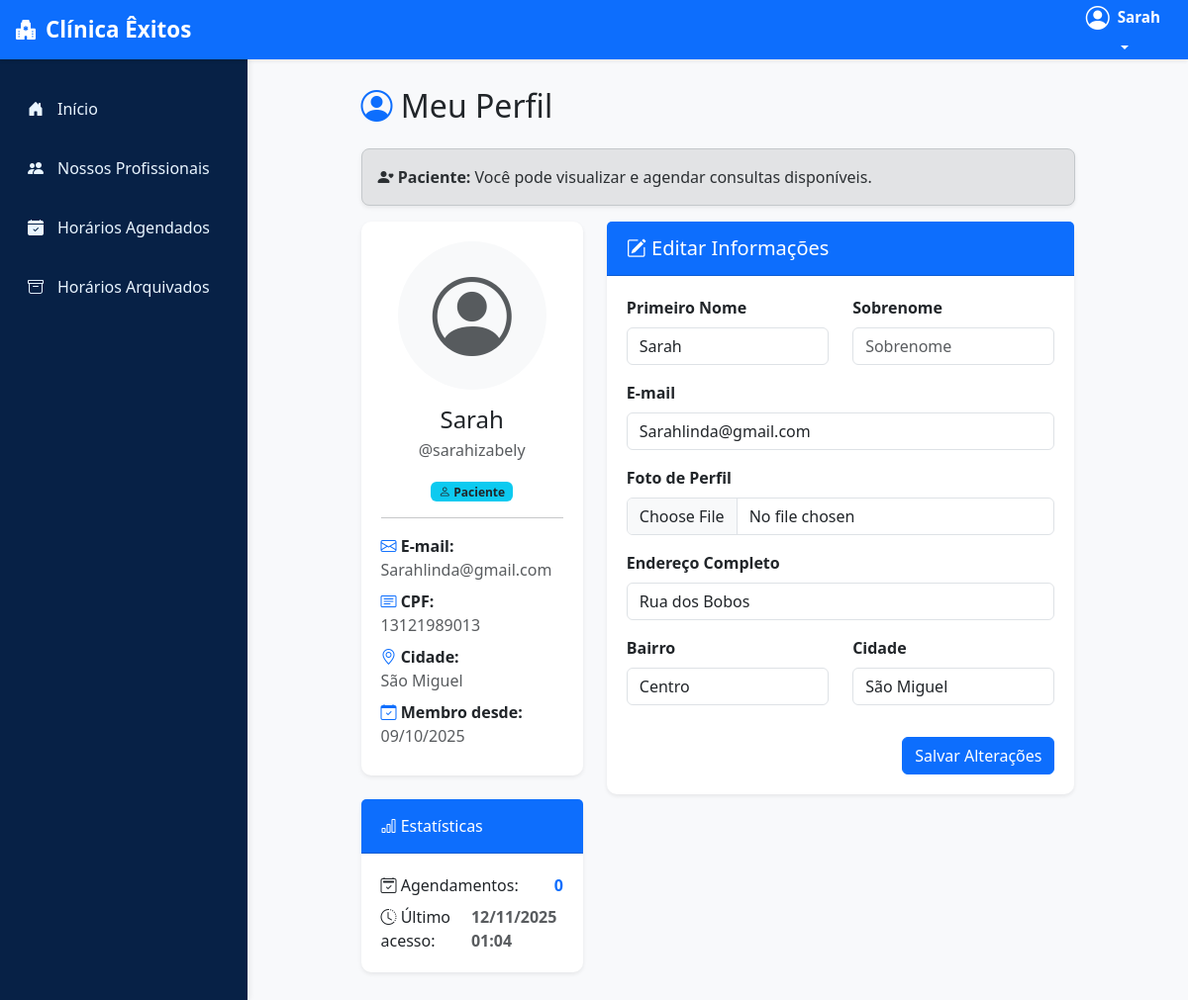
Page /usuarios/perfil/ (signed in) on the earlier database version.
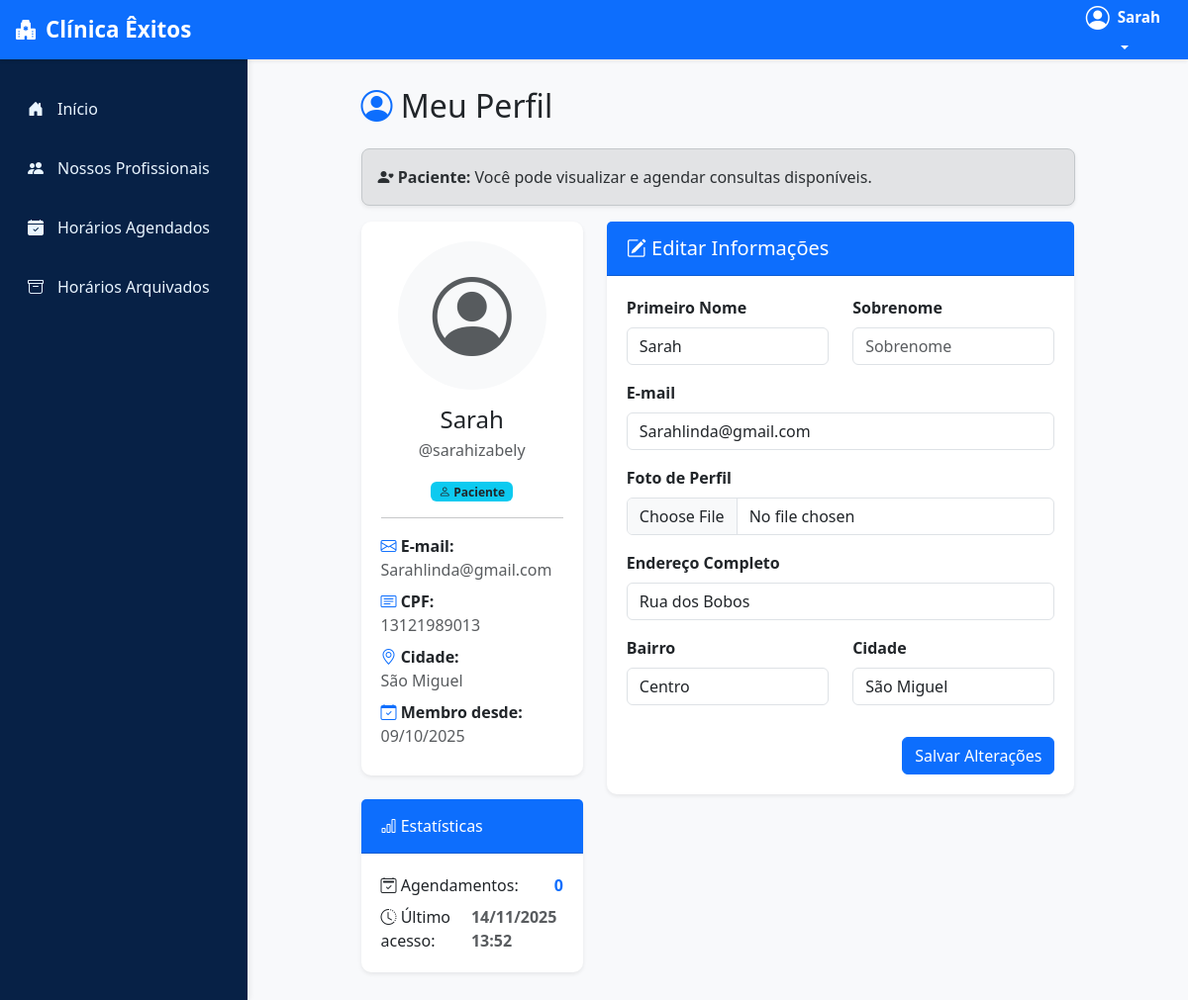
Same page on the later database version.
### usuarios/models.py (models this page shows, shortened)
class UsuarioAdaptado(AbstractUser):
    cpf = models.CharField(max_length=11, unique=True, verbose_name="CPF")
    nome_cidade = models.CharField(max_length=100, blank=True, null=True)
    endereco = models.CharField(max_length=255, blank=True, null=True)
    nome_bairro = models.CharField(max_length=100, blank=True, null=True)
    data_nascimento = models.DateField(blank=True, null=True)
    foto_perfil = models.ImageField(upload_to='perfil/', null=True, blank=True, verbose_name="Foto de Perfil")
    is_professional = models.BooleanField(default=False)
    especializacao = models.CharField(max_length=255, blank=True, null=True, verbose_name="Especialização")
    crm = models.CharField(max_length=50, blank=True, null=True, verbose_name="CRM")
    telefone_contato = models.CharField(max_length=20, blank=True, null=True, verbose_name="Telefone de Contato")
    email_profissional = models.EmailField(blank=True, null=True, verbose_name="E-mail Profissional")
    biografia = models.TextField(blank=True, null=True, verbose_name="Biografia")

### usuarios/views.py (the view)
# urls.py: path('perfil/', views.perfil_view, name='perfil'),
@login_required
def perfil_view(request):
    if request.method == 'POST':
        form = PerfilForm(request.POST, request.FILES, instance=request.user)
        if form.is_valid():
            form.save()
            messages.success(request, 'Perfil atualizado com sucesso!')
            return redirect('perfil')
    else:
        form = PerfilForm(instance=request.user)
    return render(request, 'usuarios/perfil.html', {'form': form})

### usuarios/templates/usuarios/perfil.html (shortened to what the changed rows need)
{% extends 'base.html' %}
{% block content %}
<div class="container-fluid">
    <div class="row justify-content-center">
        <div class="col-lg-10">
            <h2 class="mb-4">
                <i class="bi bi-person-circle text-primary"></i> Meu Perfil
            </h2>
            <div class="row g-4">
                <div class="col-lg-4">
                    <div class="card shadow-sm mb-4">
                        <div class="card-body text-center">
                            {% if user.foto_perfil %}
                                <img src="{{ user.foto_perfil.url }}" alt="Foto de perfil" class="rounded-circle img-thumbnail mb-3" style="width: 150px; height: 150px; object-fit: cover;">
                            {% else %}
                                <div class="rounded-circle bg-light d-inline-flex align-items-center justify-content-center mb-3" style="width: 150px; height: 150px;">
                                    <i class="bi bi-person-circle text-muted" style="font-size: 5rem;"></i>
                                </div>
                            {% endif %}
                            <h4 class="mb-1">{{ user.get_full_name|default:user.username }}</h4>
                            <p class="text-muted mb-3">@{{ user.username }}</p>
                            <div class="mb-3">
                                {% if user.is_superuser %}
                                    <span class="badge bg-warning text-dark">
                                        <i class="bi bi-star-fill"></i> Superusuário
                                    </span>
                                {% else %}
                                    {% if user.is_professional %}
                                        <span class="badge bg-primary">
                                            <i class="bi bi-hospital"></i> Profissional
                                        </span>
                                    {% else %}
                                        <span class="badge bg-info text-dark">
                                        </span>
                                    {% endif %}
                                {% endif %}
                            </div>
                            <hr>
                            <div class="text-start">
                                <p class="mb-2">
                                    <i class="bi bi-envelope text-primary"></i>
                                    <strong>E-mail:</strong><br>
                                    <span class="text-muted">{{ user.email|default:"Não informado" }}</span>
                                </p>
                                <p class="mb-2">
                                    <i class="bi bi-card-text text-primary"></i>
                                    <strong>CPF:</strong><br>
                                    <span class="text-muted">{{ user.cpf }}</span>
                                </p>
                                <p class="mb-2">
                                    <i class="bi bi-geo-alt text-primary"></i>
                                    <strong>Cidade:</strong><br>
                                    <span class="text-muted">{{ user.nome_cidade|default:"Não informado" }}</span>
                                </p>
                                <p class="mb-2">
                                    <i class="bi bi-calendar-check text-primary"></i>
                                    <strong>Membro desde:</strong><br>
                                    <span class="text-muted">{{ user.date_joined|date:"d/m/Y" }}</span>
                                </p>
                            </div>
                        </div>
                    </div>
                    <div class="card shadow-sm">
                        <div class="card-body">
                            <div class="d-flex justify-content-between">
                                <span><i class="bi bi-clock-history"></i> Último acesso:</span>
                                <strong class="text-muted">{{ user.last_login|date:"d/m/Y H:i"|default:"Nunca" }}</strong>
                            </div>
                        </div>
                    </div>
                </div>
                <div class="col-lg-8">
                    <div class="card shadow-sm mb-4">
                        <div class="card-body">
                            <form method="post" enctype="multipart/form-data">
                                <div class="row">
                                    <div class="col-md-6 mb-3">
                                        <label for="{{ form.first_name.id_for_label }}" class="form-label fw-bold">Primeiro Nome</label>
                                        {{ form.first_name }}
                                    </div>
                                    <div class="col-md-6 mb-3">
                                        <label for="{{ form.last_name.id_for_label }}" class="form-label fw-bold">Sobrenome</label>
                                        {{ form.last_name }}
                                    </div>
                                </div>
                                <div class="mb-3">
                                    <label for="{{ form.email.id_for_label }}" class="form-label fw-bold">E-mail</label>
                                    {{ form.email }}
                                </div>
                                <div class="mb-3">
                                    <label class="form-label fw-bold">Foto de Perfil</label>
                                    {{ form.foto_perfil }}
                                </div>
                                <div class="mb-3">
                                    <label class="form-label fw-bold">Endereço Completo</label>
                                    {{ form.endereco }}
                                </div>
                                <div class="row">
                                    <div class="col-md-6 mb-3">
                                        <label class="form-label fw-bold">Bairro</label>
                                        {{ form.nome_bairro }}
                                    </div>
                                    <div class="col-md-6 mb-3">
                                        <label class="form-label fw-bold">Cidade</label>
                                        {{ form.nome_cidade }}
                                    </div>
                                </div>
                            </form>
                        </div>
                    </div>
                </div>
            </div>
        </div>
    </div>
</div>
{% endblock %}

### templates/base.html (shortened to what this page needs)
{% load static %}
<!DOCTYPE html>
<html lang="pt-br">
<head>
    <link href="https://cdn.jsdelivr.net/npm/bootstrap@5.3.0/dist/css/bootstrap.min.css" rel="stylesheet">
    <link rel="stylesheet" href="https://cdn.jsdelivr.net/npm/bootstrap-icons@1.11.0/font/bootstrap-icons.css">
</head>
<body>
    <nav class="navbar top-navbar fixed-top">
        <div class="container-fluid">
            <a class="navbar-brand" href="{% if user.is_authenticated and user.groups.all.0.name == 'profissionais' %}{% url 'listar_horarios' %}
                {% elif user.is_authenticated and user.groups.all.0.name == 'usuarios_comum' %}{% url 'listar_consultas_usuario' %}
                {% elif user.is_superuser %}/admin/
                {% else %}{% url 'login' %}{% endif %}">
                <i class="bi bi-hospital-fill" style="font-size:1.25rem;"></i> Clínica Êxitos
            </a>
            <div class="user-menu">
                <div class="dropdown">
                    <button class="btn dropdown-toggle user-btn" type="button" data-bs-toggle="dropdown">
                        <div class="d-flex align-items-center gap-2">
                            {% if user.is_authenticated %}
                                {% if user.foto_perfil %}
                                    <img src="{{ user.foto_perfil.url }}" alt="{{ user.username }}" class="user-avatar">
                                {% else %}
                                    <i class="bi bi-person-circle fs-4" style="color:white"></i>
                                {% endif %}
                            {% else %}
                                <i class="bi bi-person-circle fs-4" style="color:white"></i>
                            {% endif %}
                            <div class="user-info text-start">
                                {% if user.is_authenticated %}
                                    <div class="user-name">{{ user.get_full_name|default:user.username }}</div>
                                {% else %}
                                    <div class="user-name">Visitante</div>
                                {% endif %}
                            </div>
                        </div>
                    </button>
                </div>
            </div>
        </div>
    </nav>
    <div class="sidebar">
        <nav class="nav flex-column">
            <a class="nav-link {% if request.resolver_match.url_name == 'listar_horarios' or request.resolver_match.url_name == 'listar_consultas_usuario' %}active{% endif %}"
               href="{% if user.is_authenticated and user.groups.all.0.name == 'profissionais' %}{% url 'listar_horarios' %}
                      {% elif user.is_authenticated and user.groups.all.0.name == 'usuarios_comum' %}{% url 'listar_consultas_usuario' %}
                      {% elif user.is_superuser %}/admin/
                      {% else %}{% url 'login' %}{% endif %}">
                <i class="bi bi-house-door-fill"></i> Início
            </a>
            <a class="nav-link {% if request.resolver_match.url_name == 'listar_profissionais' %}active{% endif %}" href="{% url 'listar_profissionais' %}">
                <i class="bi bi-people-fill"></i> Nossos Profissionais
            </a>
            <a class="nav-link {% if request.resolver_match.url_name == 'horarios_agendados' %}active{% endif %}" href="{% url 'horarios_agendados' %}">
                <i class="bi bi-calendar-check-fill"></i> Horários Agendados
            </a>
            <a class="nav-link {% if request.resolver_match.url_name == 'horarios_arquivados' %}active{% endif %}" href="{% url 'horarios_arquivados' %}">
                <i class="bi bi-archive"></i> Horários Arquivados
            </a>
        </nav>
    </div>
    <main class="main-content">
        {% block content %}{% endblock %}
    </main>
</body>
</html>

Differences in the rows shown:
changed UsuarioAdaptado "Sarah": last_login "12/11/2025 01:04" → "14/11/2025 13:52"
